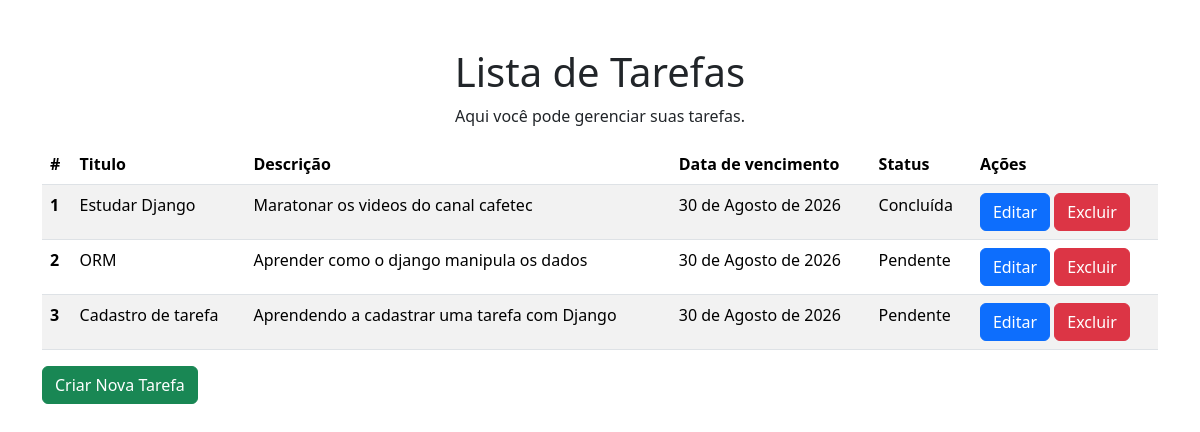
The page /tarefas/ on the database as committed earlier.
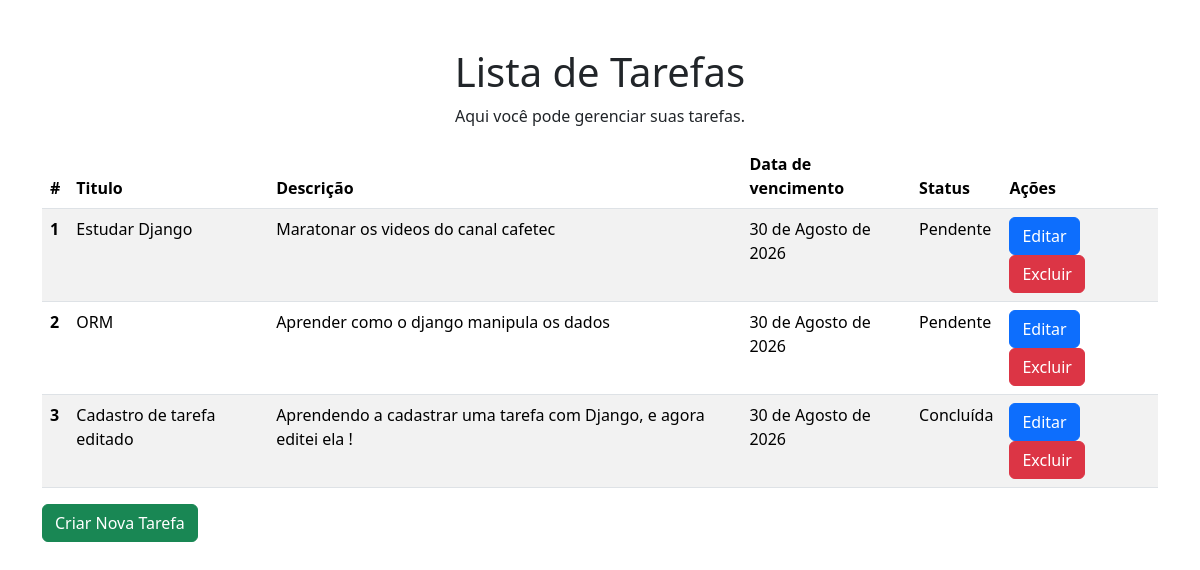
The same page on the database as committed later.
### core/models.py (models this page shows, shortened)
class Tarefa(models.Model):
    titulo = models.CharField(max_length=50, blank=False, null=False)
    descricao = models.CharField(max_length=500, blank=False, null=False)
    data = models.DateField(null=False)
    status = models.BooleanField(null=False)

### core/views.py (the view)
# urls.py: path('tarefas/', lista_tarefas, name='tarefas'),
def lista_tarefas(request):
    lista = Tarefa.objects.all()
    return render(request, 'core/tarefas.html', {'tarefas': lista})

### templates/core/tarefas.html (shortened to what this page needs)
{% load static %}
<!DOCTYPE html>
<html>
    <head>
        <link rel="stylesheet" href="{% static 'core/style/tarefas_style.css' %}">
        <link href="https://cdn.jsdelivr.net/npm/bootstrap@5.3.8/dist/css/bootstrap.min.css" rel="stylesheet">
    </head>
    <body>
        <h1 class="text-center mt-5">Lista de Tarefas</h1>
        <p class="text-center">Aqui você pode gerenciar suas tarefas.</p>
        <div class="container">
            <table class="table table-striped">
                <thead>
                    <tr>
                        <th scope="col">#</th>
                        <th scope="col">Titulo</th>
                        <th scope="col">Descrição</th>
                        <th scope="col">Data de vencimento</th>
                        <th scope="col">Status</th>
                        <th scope="col">Ações</th>
                    </tr>
                </thead>
                <tbody>
                    {% for tarefa in tarefas %}
                        <tr>
                            <th scope="row">{{ tarefa.id }}</th>
                            <td>{{ tarefa.titulo }}</td>
                            <td>{{ tarefa.descricao }}</td>
                            <td>{{ tarefa.data }}</td>
                            <td>{% if tarefa.status %} Concluída {% else %} Pendente {% endif %}</td>
                            <td>
                                <a class="btn btn-primary" href="{% url 'editar_tarefa' tarefa.id %}">Editar</a>
                                <a class="btn btn-danger" href="{% url 'deletar_tarefa' tarefa.id %}">Excluir</a>
                            </td>
                        </tr>
                    {% endfor %}
                </tbody>
            </table>
            <a href="{% url 'criar_tarefa' %}" class="btn btn-success">Criar Nova Tarefa</a>
        </div>
    </body>
</html>

Rows that differ between the two databases and show on the page:
changed Tarefa "Estudar Django": status "Concluída" → "Pendente"
changed Tarefa id 3: titulo "Cadastro de tarefa" → "Cadastro de tarefa editado"; descricao "Aprendendo a cadastrar uma tarefa com Django" → "Aprendendo a cadastrar uma tarefa com Django, e agora editei ela !"; status "Pendente" → "Concluída"
